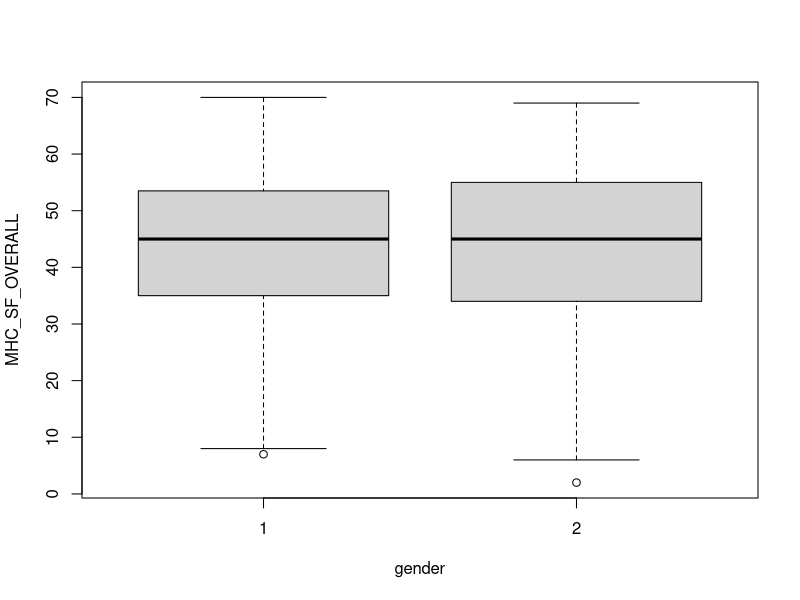
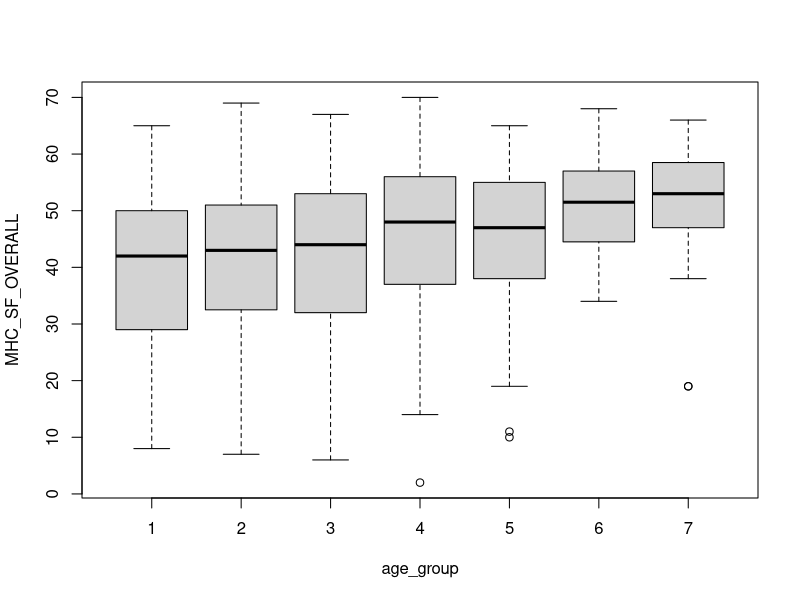
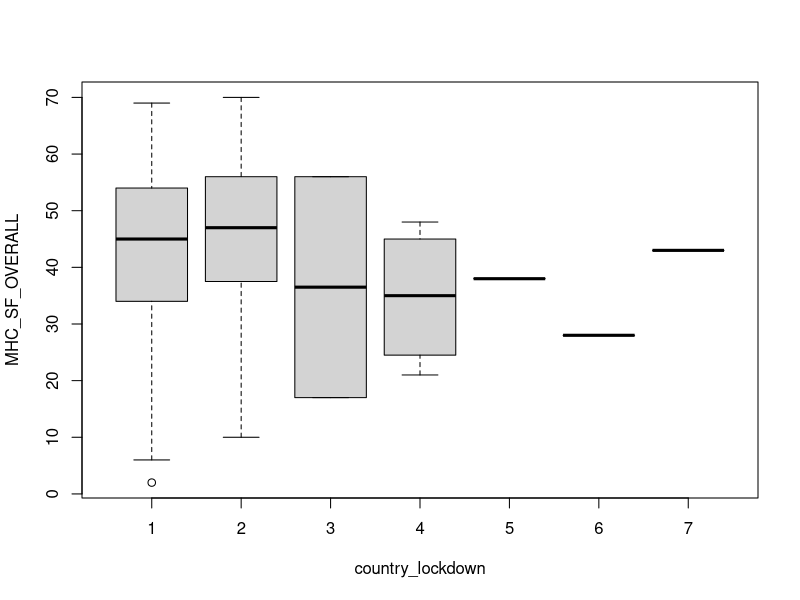
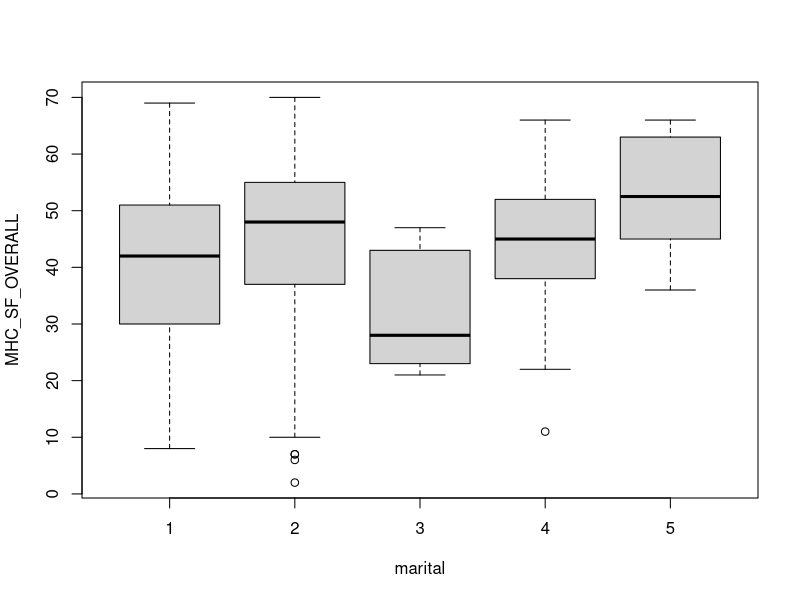
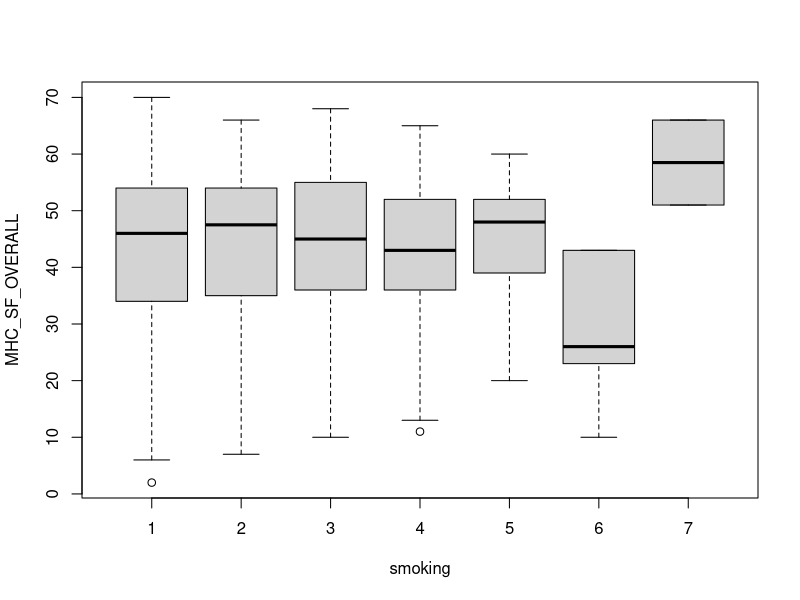
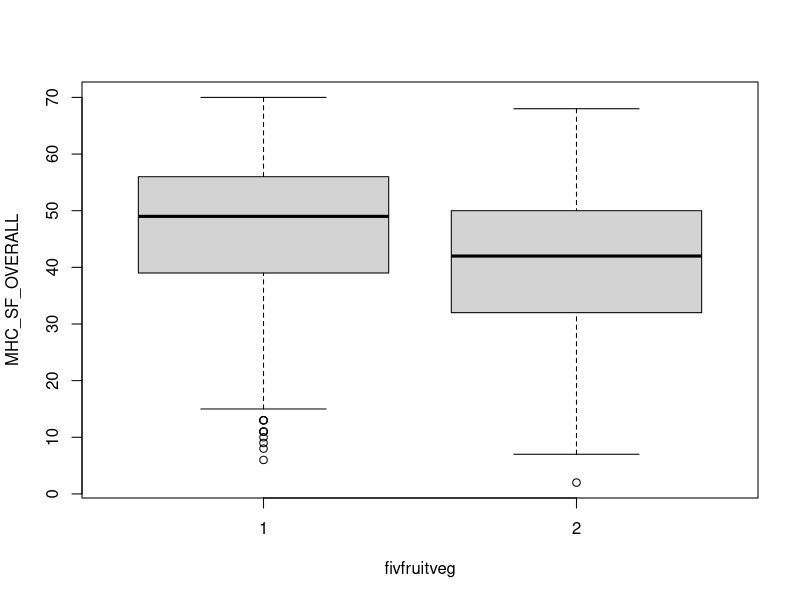
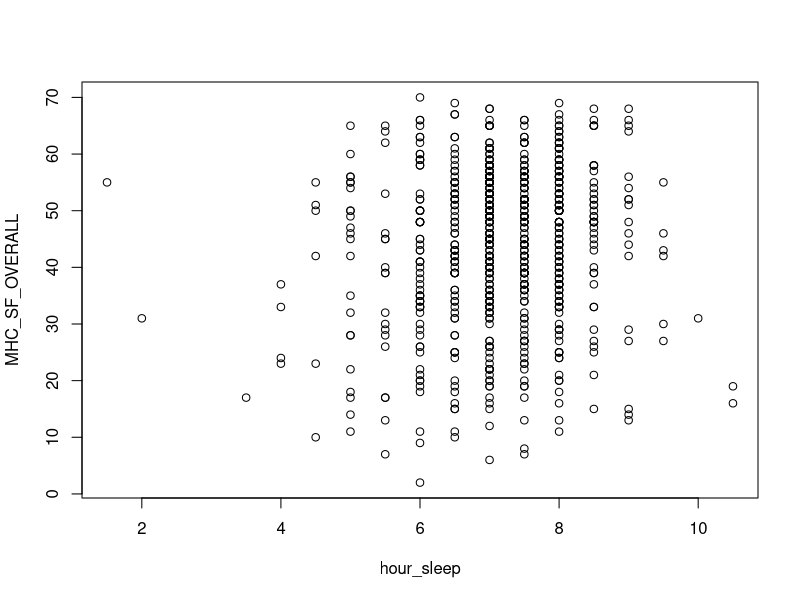
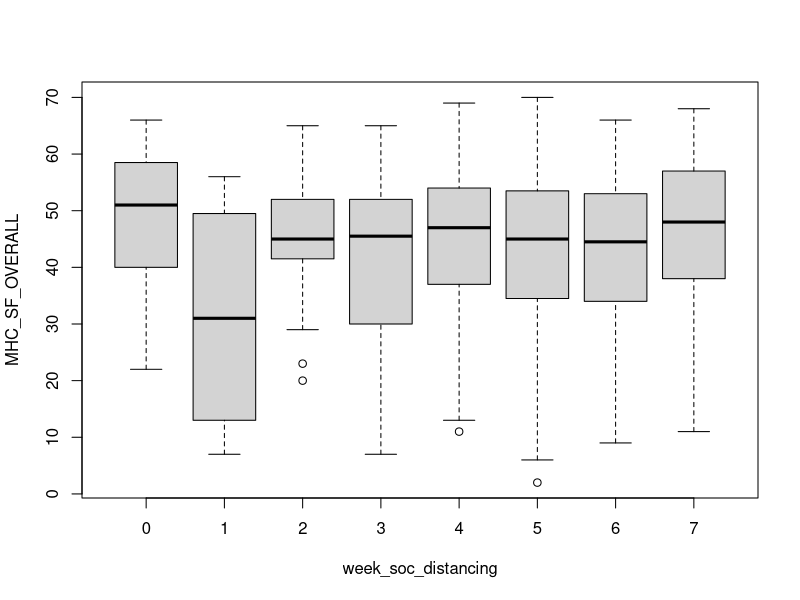

Write the R code that produced these figures, in order.
## ---- chunk 1
knitr::opts_chunk$set(echo = TRUE)
library(tidyverse)
## ---- chunk 2
data <- read.csv("MH_survey_only_higher_index.csv",
    na.strings = "NA")
names(data)
names(data)[1] <- "gender"

data <- data[, -c(17:22)]


# Assigning factors 
data$gender <- factor(data$gender)
data$age_group <- factor(data$age_group)
data$country_lockdown <- factor(data$country_lockdown)
data$marital <- factor(data$marital)
data$smoking <- factor(data$smoking)
data$fivfruitveg <- factor(data$fivfruitveg)
data$shielded <- factor(data$shielded)
data$week_soc_distancing <- factor(data$week_soc_distancing)
data$athlete <- factor(data$athlete)
## ---- chunk 3
plot(MHC_SF_OVERALL ~ gender, data = data)
plot(MHC_SF_OVERALL ~ age_group, data = data)
plot(MHC_SF_OVERALL ~ country_lockdown, data = data)
plot(MHC_SF_OVERALL ~ marital, data = data)
plot(MHC_SF_OVERALL ~ smoking, data = data)
plot(MHC_SF_OVERALL ~ fivfruitveg, data = data)
plot(MHC_SF_OVERALL ~ hour_sleep, data = data)
plot(MHC_SF_OVERALL ~ week_soc_distancing, data = data)
plot(MHC_SF_OVERALL ~ shielded, data = data)
plot(MHC_SF_OVERALL ~ lockdown_bubble, data = data)
plot(MHC_SF_OVERALL ~ athlete, data = data)
plot(MHC_SF_OVERALL ~ jitter(AIMS_TOTAL), data = data)
abline(line(data$AIMS_TOTAL, data$MHC_SF_OVERALL))
plot(MHC_SF_OVERALL ~ HADS_OVERALL, data = data)
plot(MHC_SF_OVERALL ~ RES_TOTAL, data = data)
plot(MHC_SF_OVERALL ~ LONE_TOTAL, data = data)
plot(MHC_SF_OVERALL ~ lockdown_bubble, data = data)
## ---- chunk 4
data %>% select(gender, athlete) %>% table()
## ---- chunk 5
data %>% select(age_group, athlete) %>% table()
## ---- chunk 6
data %>% select(age_group, gender) %>% table()
## ---- chunk 7
data %>% select(shielded, athlete) %>% table()
## ---- chunk 8
data %>% select(marital, athlete) %>% table()
## ---- chunk 9
data %>% select(fivfruitveg, athlete) %>% table()
## ---- chunk 10
data %>% select(smoking, athlete) %>% table()
## ---- chunk 11
data %>% ggplot(aes(x=gender, y=MHC_SF_OVERALL, color=athlete)) + geom_boxplot()
## ---- chunk 12
data %>% 
    mutate(gender = ifelse(gender==1, "Male", "Female"), 
           athlete = ifelse(athlete==1, "Athlete", "Non-Athlete")) %>% 
    mutate(`Endured Lockdown \n (shielded)`=shielded) %>% 
    ggplot(aes(x=athlete, y=MHC_SF_OVERALL, color=`Endured Lockdown \n (shielded)`)) + 
    geom_boxplot() + 
    facet_grid(~gender) + xlab("") + theme_bw()
## ---- chunk 13
data %>% 
    mutate(gender = ifelse(gender==1, "Male", "Female"), 
           athlete = ifelse(athlete==1, "Athlete", "Non-Athlete")) %>% 
    ggplot(aes(x=hour_sleep, fill=athlete)) + geom_histogram() + facet_grid(athlete~gender) + theme_bw()
## ---- chunk 14
data %>% 
    mutate(gender = ifelse(gender==1, "Male", "Female"), 
           athlete = ifelse(athlete==1, "Athlete", "Non-Athlete")) %>% 
    ggplot(aes(x=HADS_OVERALL, y=MHC_SF_OVERALL, color=athlete)) + geom_point() + 
    facet_grid(athlete~gender) + theme_bw() +
    geom_smooth(method="lm", se=FALSE)
## ---- chunk 15
library(corrplot)
library(RColorBrewer)

cor_tbl = data %>% select(-MHC_SF_OVERALL) %>%  
    mutate_each(as.numeric)  %>% na.omit() %>% cor()

corrplot(cor_tbl, type="upper", order="hclust", method="color")
